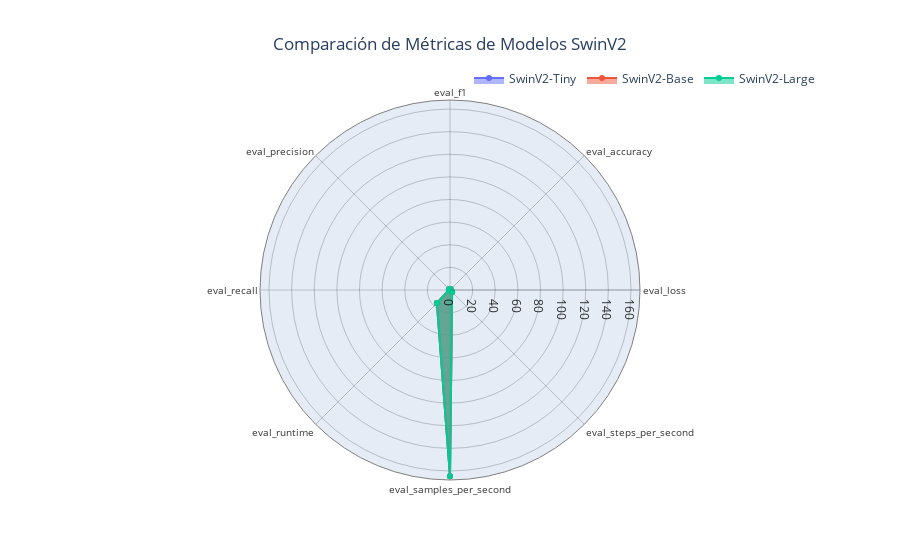

The notebook cell this image was saved under:
### Markdown cell above
### 2.1. [SwinV2](#swinv2)

### Code cell
# Add a 'Model' column to each dataframe
swinv2_tiny_metrics['Model'] = 'SwinV2-Tiny'
swinv2_base_metrics['Model'] = 'SwinV2-Base'
swinv2_large_metrics['Model'] = 'SwinV2-Large'

# Concatenate the dataframes
all_metrics = pd.concat([swinv2_tiny_metrics, swinv2_base_metrics, swinv2_large_metrics], ignore_index=True)

# Define the metrics to be plotted (excluding 'epoch' as it's a fixed value)
metrics = ['eval_loss', 'eval_accuracy', 'eval_f1', 'eval_precision', 'eval_recall',
           'eval_runtime', 'eval_samples_per_second', 'eval_steps_per_second']

# Create the radar chart
fig = go.Figure()

for model in all_metrics['Model'].unique():
    model_data = all_metrics[all_metrics['Model'] == model].iloc[0] # Get the single row of metrics for the model
    values = [model_data[metric] for metric in metrics]
    # In order to close the radar chart, the first value must be repeated at the end
    values = values + [values[0]]
    fig.add_trace(go.Scatterpolar(
        r=values,
        theta=metrics + [metrics[0]], # Repeat the first metric to close the shape
        fill='toself',
        name=model
    ))

fig.update_layout(
    polar=dict(
        radialaxis_visible=True,
        radialaxis=dict(
            gridcolor="rgba(0, 0, 0, 0.2)",
            linecolor="rgba(0, 0, 0, 0.2)",
            tickfont_color="rgba(0, 0, 0, 0.8)",
        ),
        angularaxis=dict(
            linewidth=1,
            linecolor='gray',
            gridcolor="rgba(0, 0, 0, 0.2)",
            tickfont_color="rgba(0, 0, 0, 0.8)",
            ticklen=10,
            tickfont_size=10,
        )
    ),
    title="Comparación de Métricas de Modelos SwinV2",
    title_x=0.5, # Center the title
    legend=dict(orientation="h", yanchor="bottom", y=1.02, xanchor="right", x=1)
)

fig.show()
fig.write_json(REPORTS_DIR / 'swinv2_radar_chart.json')

### Figure 1 — Plotly figure (JSON) as saved in the notebook; plotly's stock layout.template omitted (floating-point values rounded to 4 significant figures)
{"data": [{"fill": "toself", "name": "SwinV2-Tiny", "r": [0.04181, 0.9867, 0.9867, 0.9868, 0.9867, 16.4, 164.7, 2.622, 0.04181], "theta": ["eval_loss", "eval_accuracy", "eval_f1", "eval_precision", "eval_recall", "eval_runtime", "eval_samples_per_second", "eval_steps_per_second", "eval_loss"], "type": "scatterpolar"}, {"fill": "toself", "name": "SwinV2-Base", "r": [0.04181, 0.9867, 0.9867, 0.9868, 0.9867, 16.4, 164.7, 2.622, 0.04181], "theta": ["eval_loss", "eval_accuracy", "eval_f1", "eval_precision", "eval_recall", "eval_runtime", "eval_samples_per_second", "eval_steps_per_second", "eval_loss"], "type": "scatterpolar"}, {"fill": "toself", "name": "SwinV2-Large", "r": [0.04181, 0.9867, 0.9867, 0.9868, 0.9867, 16.4, 164.7, 2.622, 0.04181], "theta": ["eval_loss", "eval_accuracy", "eval_f1", "eval_precision", "eval_recall", "eval_runtime", "eval_samples_per_second", "eval_steps_per_second", "eval_loss"], "type": "scatterpolar"}], "layout": {"legend": {"orientation": "h", "x": 1, "xanchor": "right", "y": 1.02, "yanchor": "bottom"}, "polar": {"angularaxis": {"gridcolor": "rgba(0, 0, 0, 0.2)", "linecolor": "gray", "linewidth": 1, "tickfont": {"color": "rgba(0, 0, 0, 0.8)", "size": 10}, "ticklen": 10}, "radialaxis": {"gridcolor": "rgba(0, 0, 0, 0.2)", "linecolor": "rgba(0, 0, 0, 0.2)", "tickfont": {"color": "rgba(0, 0, 0, 0.8)"}, "visible": true}}, "title": {"text": "Comparación de Métricas de Modelos SwinV2", "x": 0.5}}}
